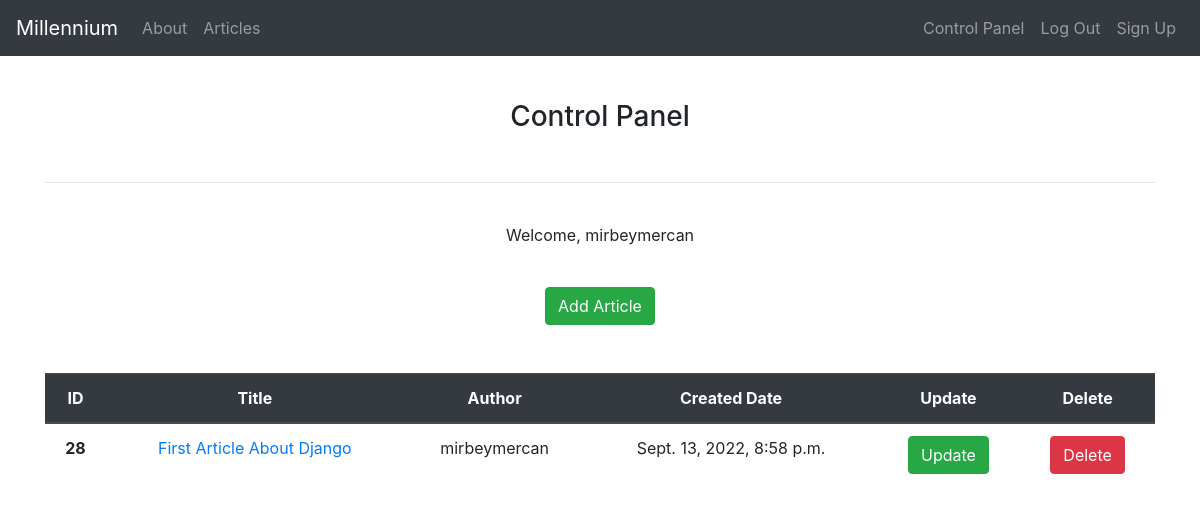
Screenshot of /articles/dashboard/ (signed in) with the database file from the repository.
### article/models.py (models this page shows, shortened)
class Article(models.Model):
    author = models.ForeignKey("auth.User", on_delete=models.CASCADE)          # Bu alan auth.User tablosuna atıfta bulunuyoruz, on_delete = models.CASCADE user silinirse kullanıcının bütün makaleleri silinir
    title = models.CharField(max_length=50)
    content = RichTextField()
    created_date = models.DateTimeField(auto_now_add=True)                     # verbose_name = "" // tırnak içerisinde yazdığımız değeri yazar
    article_image = models.FileField(blank=True, null= True, verbose_name='Upload Photo to Article')
    class Meta:                             # sıralama için django Model Meta options ordering
        ordering = ['-created_date']

### article/views.py (the view)
# urls.py: path('dashboard/', views.dashboard, name = 'dashboard'),
@login_required(login_url='user:login')
def dashboard(request):
    articles = Article.objects.filter(author = request.user)
    context = {
        'articles':articles
    }
    return render(request, 'dashboard.html', context)

### templates/dashboard.html
{% extends "layout.html" %}
{% block body %}
    <h3>Control Panel</h3>
    <br><hr><br>
    <p>Welcome, {{request.user.username}}
    </p>
    <br>
    <a class = 'btn btn-success' href = "{% url 'article:addarticle' %}">Add Article</a>
    <br><br><br>
    {% if articles %}
        <table class="table">
            <thead class="thead-dark">
                <tr>
                    <th scope="col">ID</th>
                    <th scope="col">Title</th>
                    <th scope="col">Author</th>
                    <th scope="col">Created Date</th>
                    <th scope="col">Update</th>
                    <th scope="col">Delete</th>
                </tr>
            </thead>
            <tbody>
        {% for article in articles %}
            <tr>
                <th scope  = 'row'>{{article.id}}</th>
                <td><a href = "{% url 'article:detail' article.id %}">{{article.title}}</a></td>
                <td>{{article.author}}</td>
                <td>{{article.created_date}}</td>
                <td><a href = "{% url 'article:update' article.id %}" class = 'btn btn-success'>Update</a></td>
                <td><a href = "{% url 'article:delete' article.id %}" class = 'btn btn-danger'>Delete</a></td>
            </tr>
        {% endfor %}
            </tbody>
        </table>
    {% else %}
        <div class = 'alert alert-warning'>
            <p>You do not have any article yet. If you want to create one more, please click Add Article button.</p>
        </div>
    {% endif %}
{% endblock body %}

### rows the page displays
Article: id "28", title "First Article About Django", author "mirbeymercan", created_date "Sept. 13, 2022, 8:58 p.m."

### other values shown
{{ request.user.username }} "mirbeymercan"
